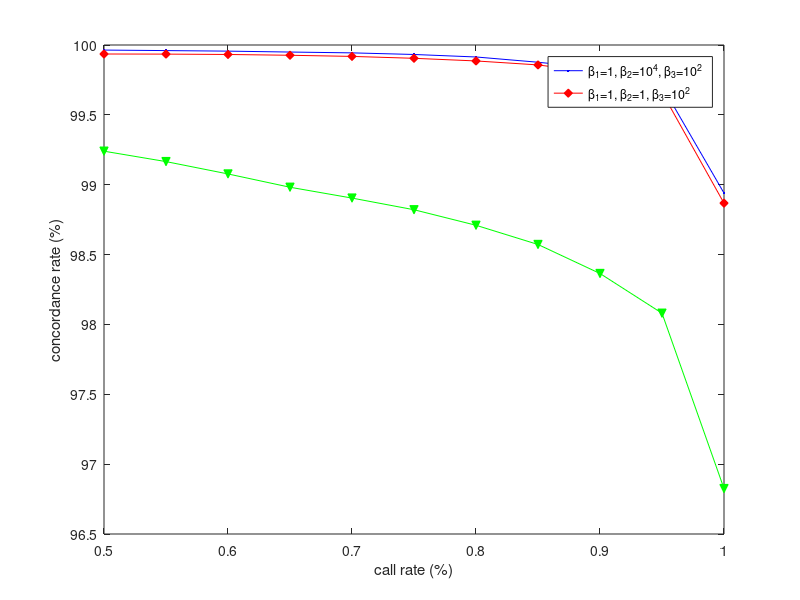

This chart was generated by the following MATLAB code:
tbl_1_10000_100 = dlmread('cr_vs_ac_1_10000_100.txt');
tbl_1_10000_100(:,2) = tbl_1_10000_100(:,2)*100;
plot(tbl_1_10000_100(:,1),tbl_1_10000_100(:,2),'b.-');
hold on;

tbl_1_1_100 = dlmread('cr_vs_ac_1_1_100.txt');
tbl_1_1_100(:,2) = tbl_1_1_100(:,2)*100;
plot(tbl_1_1_100(:,1),tbl_1_1_100(:,2),'r-d','MarkerFaceColor',[1 0 0]);
hold on;

tbl_1_1000000_100 = dlmread('cr_vs_ac_1_1000000_100.txt');
tbl_1_1000000_100(:,2) = tbl_1_1000000_100(:,2)*100;
plot(tbl_1_1000000_100(:,1),tbl_1_1000000_100(:,2),'g-v',...
    'MarkerFaceColor', [0 1 0]);
hold on;

ylim([96.5 100]);
xlabel('call rate (%)');
ylabel('concordance rate (%)');
%set(gca, 'xdir','reverse');
hl = legend('\beta_1=1, \beta_2=10^4, \beta_3=10^2', ...
            '\beta_1=1, \beta_2=1, \beta_3=10^2', ...
            'Location', 'Best');
set(hl, 'Interpreter', 'tex');
